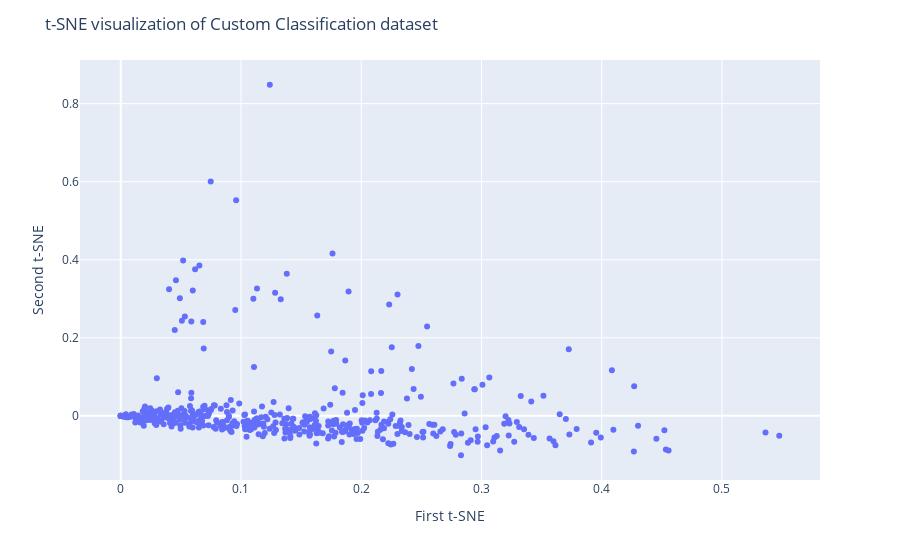

The cell this chart's notebook holds for it:
### Code cell
import plotly.express as px
fig = px.scatter(x=topic_encoded_df['topic_0'], y=topic_encoded_df['topic_1'])
#fig = px.scatter(x=topic_encoded_df[:, 0], y=topic_encoded_df[:, 1])
fig.update_layout(
    title="t-SNE visualization of Custom Classification dataset",
    xaxis_title="First t-SNE",
    yaxis_title="Second t-SNE",
)
fig.show()

### Figure 1 — Plotly figure (JSON) as saved in the notebook; plotly's stock layout.template omitted (floating-point values rounded to 4 significant figures; data arrays with more than 128 entries replaced by an {"elided": "..."} marker saying what was removed)
{"data": [{"hovertemplate": "x=%{x}<br>y=%{y}<extra></extra>", "legendgroup": "", "marker": {"color": "#636efa", "symbol": "circle"}, "mode": "markers", "name": "", "orientation": "v", "showlegend": false, "type": "scatter", "x": {"elided": "453 float values"}, "xaxis": "x", "y": {"elided": "453 float values"}, "yaxis": "y"}], "layout": {"legend": {"tracegroupgap": 0}, "margin": {"t": 60}, "title": {"text": "t-SNE visualization of Custom Classification dataset"}, "xaxis": {"anchor": "y", "domain": [0, 1], "title": {"text": "First t-SNE"}}, "yaxis": {"anchor": "x", "domain": [0, 1], "title": {"text": "Second t-SNE"}}}}
